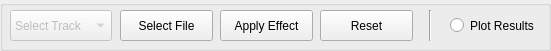
   <widget class="QGroupBox" name="groupBox_6">
    <property name="geometry">
     <rect>
      <x>10</x>
      <y>620</y>
      <width>551</width>
      <height>51</height>
     </rect>
    </property>
    <property name="title">
     <string/>
    </property>
    <widget class="QComboBox" name="comboBox_tracks">
     <property name="enabled">
      <bool>false</bool>
     </property>
     <property name="geometry">
      <rect>
       <x>10</x>
       <y>10</y>
       <width>102</width>
       <height>31</height>
      </rect>
     </property>
     <property name="toolTip">
      <string>&lt;html&gt;&lt;head/&gt;&lt;body&gt;&lt;p&gt;The effect can be applied to one track at a time or to the merged track.&lt;/p&gt;&lt;/body&gt;&lt;/html&gt;</string>
     </property>
     <property name="currentText">
      <string>Select Track</string>
     </property>
     <property name="currentIndex">
      <number>0</number>
     </property>
     <item>
      <property name="text">
       <string>Select Track</string>
      </property>
     </item>
     <item>
      <property name="text">
       <string>Track 1</string>
      </property>
     </item>
     <item>
      <property name="text">
       <string>Track 2</string>
      </property>
     </item>
     <item>
      <property name="text">
       <string>Track 3</string>
      </property>
     </item>
     <item>
      <property name="text">
       <string>All Tracks</string>
      </property>
     </item>
    </widget>
    <widget class="QPushButton" name="pushButton_apply_effects">
     <property name="geometry">
      <rect>
       <x>220</x>
       <y>10</y>
       <width>93</width>
       <height>31</height>
      </rect>
     </property>
     <property name="text">
      <string>Apply Effect</string>
     </property>
    </widget>
    <widget class="QPushButton" name="pushButton_select_file">
     <property name="enabled">
      <bool>true</bool>
     </property>
     <property name="geometry">
      <rect>
       <x>120</x>
       <y>10</y>
       <width>93</width>
       <height>31</height>
      </rect>
     </property>
     <property name="toolTip">
      <string>&lt;html&gt;&lt;head/&gt;&lt;body&gt;&lt;p&gt;Only 44100Hz audio files are supported. Multichannel samples are converted to mono.&lt;/p&gt;&lt;/body&gt;&lt;/html&gt;</string>
     </property>
     <property name="text">
      <string>Select File</string>
     </property>
    </widget>
    <widget class="QPushButton" name="pushButton_reset">
     <property name="geometry">
      <rect>
       <x>320</x>
       <y>10</y>
       <width>93</width>
       <height>31</height>
      </rect>
     </property>
     <property name="text">
      <string>Reset</string>
     </property>
    </widget>
    <widget class="QRadioButton" name="radioButton_plot">
     <property name="geometry">
      <rect>
       <x>450</x>
       <y>10</y>
       <width>91</width>
       <height>31</height>
      </rect>
     </property>
     <property name="toolTip">
      <string>&lt;html&gt;&lt;head/&gt;&lt;body&gt;&lt;p&gt;Plots input, output and spectogram. If convolution was used, the effect's impulse and frequency reponse are plotted as well. May increase processing time.&lt;/p&gt;&lt;/body&gt;&lt;/html&gt;</string>
     </property>
     <property name="text">
      <string>Plot Results</string>
     </property>
    </widget>
    <widget class="Line" name="line_9">
     <property name="geometry">
      <rect>
       <x>420</x>
       <y>10</y>
       <width>20</width>
       <height>31</height>
      </rect>
     </property>
     <property name="orientation">
      <enum>Qt::Vertical</enum>
     </property>
    </widget>
   </widget>
